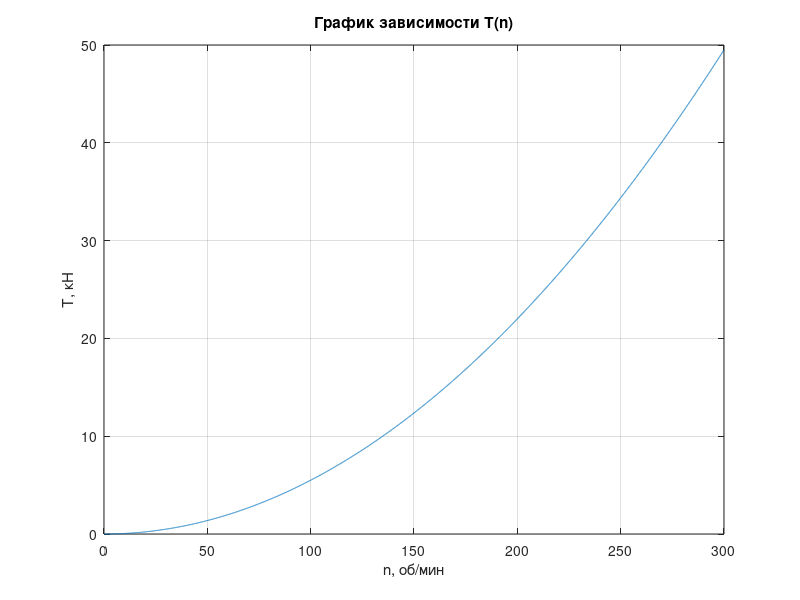

This chart was generated by the following MATLAB code:
n = 0:0.05:300;
T = 0.00055*(n.^2);
plot(n,T) 
grid on
title('График зависимости T(n)')
xlabel('n, об/мин')
ylabel('T, кН')
